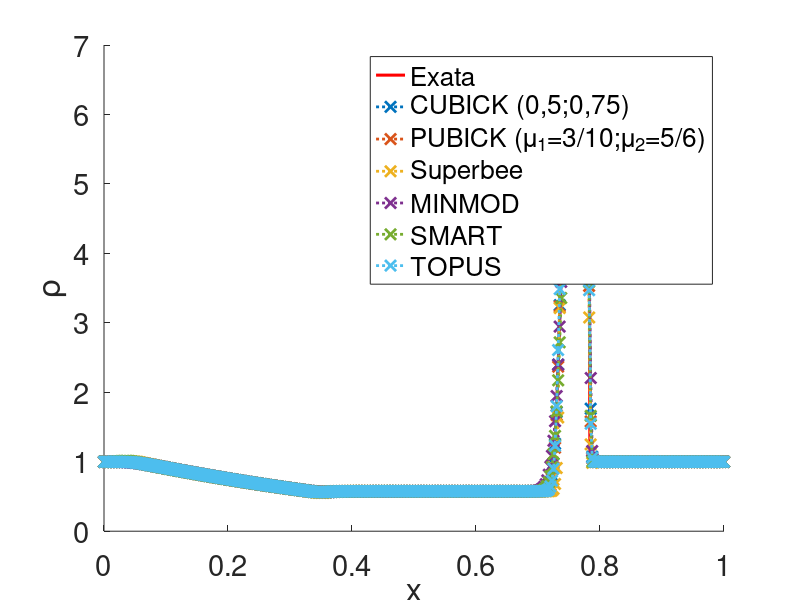

Reproduce this figure in MATLAB.
clear all
close all
clc
%malla=400, cfl=0.6

load cubick_N400_cfl06_caso1.txt
load minmod_N400_cfl06_caso1.txt
load pubick_N400_cfl06_caso1.txt
load smart_N400_cfl06_caso1.txt
load superbee_N400_cfl06_caso1.txt
load topus_N400_cfl06_caso1.txt

load Exata_caso1.txt

A=cubick_N400_cfl06_caso1;
B=pubick_N400_cfl06_caso1;
C=superbee_N400_cfl06_caso1;
D=minmod_N400_cfl06_caso1;
E=smart_N400_cfl06_caso1;
F=topus_N400_cfl06_caso1;

G=Exata_caso1;

hold on
set(gca, 'FontSize', 21)

plot(G(:,1),G(:,2),'r','LineWidth',2.2)

plot(A(:,1),A(:,2),':x','LineWidth',2,'MarkerSize',8)
plot(B(:,1),B(:,2),':x','LineWidth',2,'MarkerSize',8)
plot(C(:,1),C(:,2),':x','LineWidth',2,'MarkerSize',8)
plot(D(:,1),D(:,2),':x','LineWidth',2,'MarkerSize',8)
plot(E(:,1),E(:,2),':x','LineWidth',2,'MarkerSize',8)
plot(F(:,1),F(:,2),':x','LineWidth',2,'MarkerSize',8)


legend('Exata','CUBICK (0,5;0,75)','PUBICK (\mu_1=3/10;\mu_2=5/6)', ...
    'Superbee','MINMOD','SMART','TOPUS')

xlabel('x') 
ylabel('\rho')

%ylim([1 4.8]);
